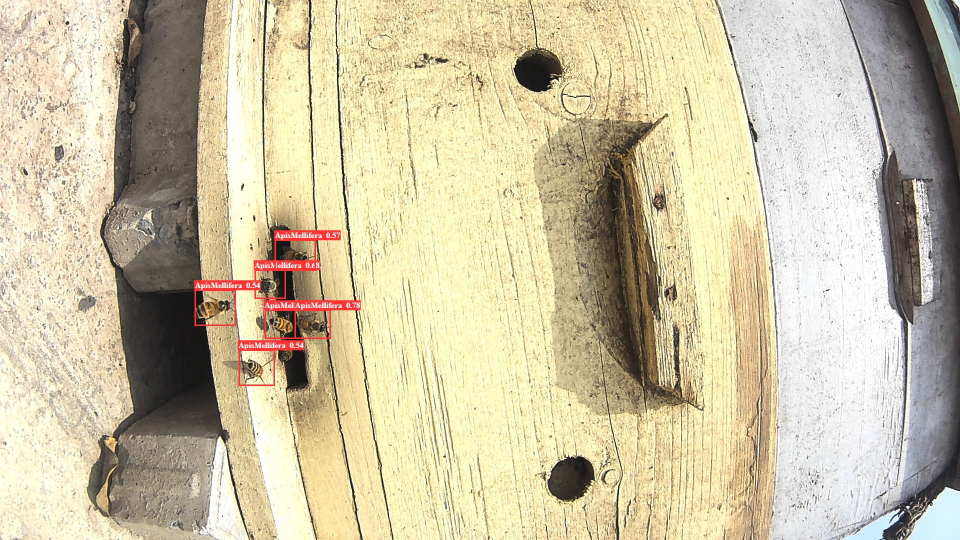
#> input picture image1.jpg, 1920 x 1080 px (shown at 1/2 size)
$ python -i cam.py   (imports and definitions only)
#> lines starting #> are read from the running program, lines starting #| are printed output that depends on the picture
#> further down, picture is the input picture: shape (1080, 1920, 3); mean B, G, R 164.3, 194.1, 204
from PIL import Image
from PIL import ImageTk
import cv2
import numpy as np
import threading
from datetime import datetime
import subprocess


class MotionRecorder(object):

    hist_threshold = 500    # motion sensitivity => higher the value lesser the sensitivity
    #path = 0


    camModel = subprocess.run("cat /sys/class/video4linux/*/name | awk '/Video Capture 4/ || /mxc-mipi-csi2.1/ {print $1}'", shell=True, stdout=subprocess.PIPE, universal_newlines=True).stdout.rstrip('\n')

    if (camModel == "Video"):
#    	Seecam
        cap = cv2.VideoCapture("v4l2src device=/dev/video2 ! video/x-raw, width=640, height=480, framerate=60/1, format=(string)UYVY ! decodebin ! videoconvert ! appsink", cv2.CAP_GSTREAMER)
    elif (camModel == "mxc-mipi-csi2.1"):
        cap = cv2.VideoCapture("v4l2src ! video/x-raw, width=640, height=480, framerate=60/1, format=(string)BGRx ! decodebin ! videoconvert ! appsink", cv2.CAP_GSTREAMER)
    # mipi
    else:
        print("No Camera found")
    # cam not found


    #cap = cv2.VideoCapture(-1)
    #cap = cv2.VideoCapture("videotestsrc ! video/x-raw, format=I420, width=640, height=480 ! vpuenc_h264 ! appsink",cv2.CAP_GSTREAMER)
    subtractor = cv2.createBackgroundSubtractorMOG2()
    # FourCC is a 4-byte code used to specify the video codec. The list of available codes can be found in fourcc.org.
    fourcc = cv2.VideoWriter_fourcc(*'DIVX')     # for windows
    fps = 12
    img_counter = 0
    skip_counter = 0
    temp_img_for_video = []
    skip_first_few_frames = 0

    def _init_(self):
        pass

    def start_storing_img(self, img):
        blur = cv2.GaussianBlur(img, (19,19), 0)
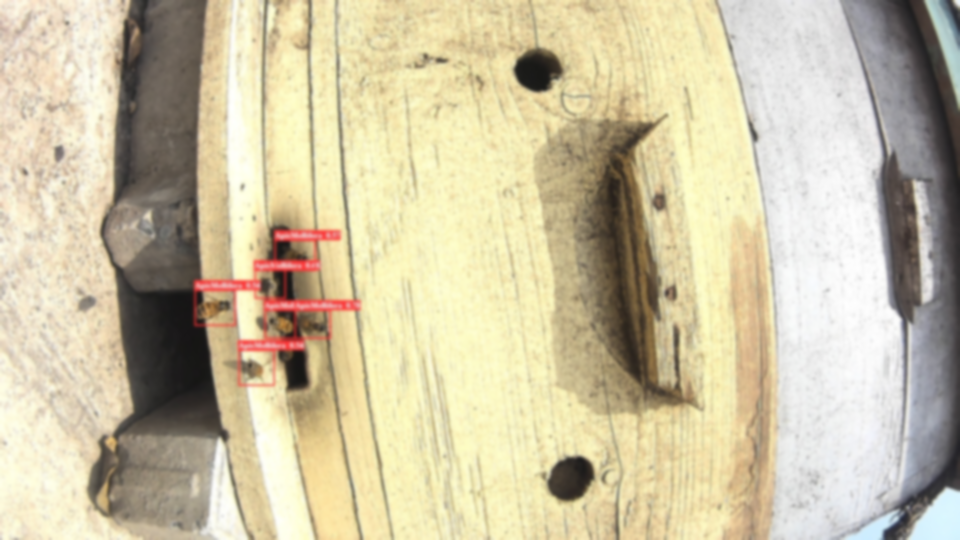
#> blur: shape (1080, 1920, 3) (shown at 1/2 size); mean B, G, R 164.3, 194.1, 204
        mask = self.subtractor.apply(blur)
#> mask: shape (1080, 1920); every value is 127
        img_temp = np.ones(img.shape, dtype="uint8") * 255
        img_temp_and = cv2.bitwise_and(img_temp, img_temp, mask=mask)
#> img_temp_and: shape (1080, 1920, 3); every value is 255
        img_temp_and_bgr = cv2.cvtColor(img_temp_and, cv2.COLOR_BGR2GRAY)
#> img_temp_and_bgr: shape (1080, 1920); every value is 255

        hist, bins = np.histogram(img_temp_and_bgr.ravel(), 256, [0,256])
#> hist = 256 values from 0 to 2073600; bins = 257 values from 0 to 256
        print(hist[255])
#| 2073600

        if(self.skip_first_few_frames < 5) :
            self.skip_first_few_frames += 1
        else :
            if hist[255] > self.hist_threshold :
                self.skip_counter = 0
                self.img_counter += 1
                self.temp_img_for_video.append(img)
            else :
                self.skip_counter += 1
                if self.skip_counter >= 5 :
                    self.save_recording()

    def save_recording(self):
        if self.img_counter >= 1:
            now = datetime.now()
            video_name = str(now.year) + str(format(now.month,'02d')) + str(format(now.day,'02d')) + str(format(now.hour,'02d')) + str(format(now.minute,'02d')) + str(format(now.second,'02d')) + ".avi"
            out = cv2.VideoWriter("./"+video_name, self.fourcc, self.fps, (640,480))
            print(video_name)

            for image in self.temp_img_for_video :
                out.write(image)

            self.temp_img_for_video.clear()
            self.img_counter = 0


    def start(self):
        while True :
            available, frame = self.cap.read()
            if available :
                self.start_storing_img(frame)
                #cv2.imshow("Motion Recorder",frame)
                if cv2.waitKey(1) & 0xFF == ord('x'):
                    break

    def end(self):
        self.save_recording()
        self.cap.release()
        cv2.destroyAllWindows()

MR = MotionRecorder()
# [2 lines not run here, left out]

>>> import cv2
>>> picture = cv2.imread('../image1.jpg')
>>> result = MotionRecorder().start_storing_img(picture)
